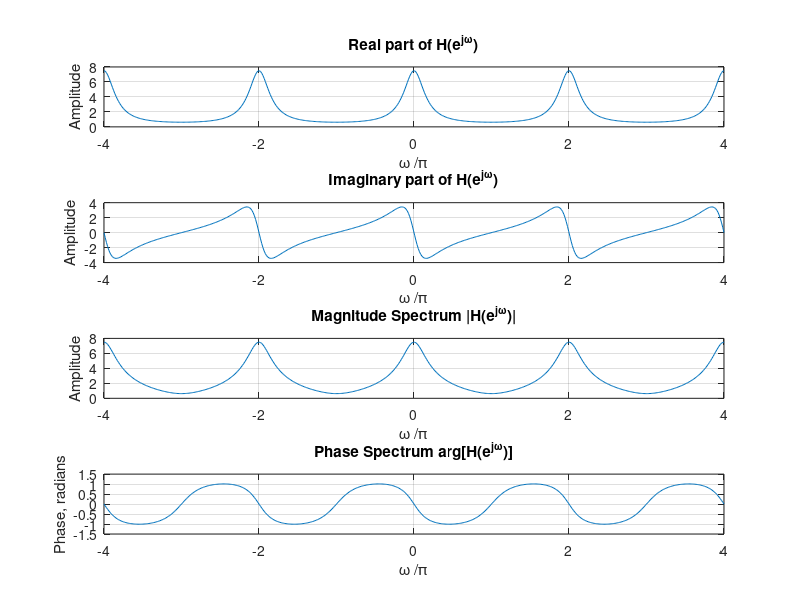

Write the MATLAB code that produced this figure.
% Compute the frequency samples of the DTFT
w = -4*pi:8*pi/511:4*pi;
num = [2 1];den = [1 -0.6];
h = freqz(num, den, w);
% Plot the DTFT
subplot(4,1,1)
plot(w/pi,real(h));grid
title('Real part of H(e^{j\omega})')
xlabel('\omega /\pi');
ylabel('Amplitude');
subplot(4,1,2)
plot(w/pi,imag(h));grid
title('Imaginary part of H(e^{j\omega})')
xlabel('\omega /\pi');
ylabel('Amplitude');
subplot(4,1,3)
plot(w/pi,abs(h));grid
title('Magnitude Spectrum |H(e^{j\omega})|')
xlabel('\omega /\pi');
ylabel('Amplitude');
subplot(4,1,4)
plot(w/pi,angle(h));grid
title('Phase Spectrum arg[H(e^{j\omega})]')
xlabel('\omega /\pi');
ylabel('Phase, radians')
